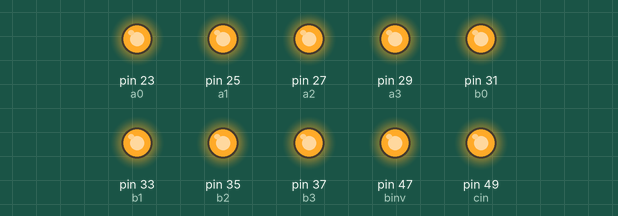
Recording of a sketch running on a simulated Arduino Mega 2560, built with avr-gcc and run on an emulated ATmega2560. Parts: output pins drawn as LEDs (lit = HIGH). Pins used as bus, display or sensor lines are not drawn.

Above: at 0.1 s.
Timing chart, 0 to 1.6 s (numbered marks = the images above):
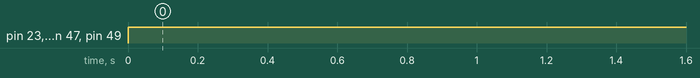

The sketch:

allOn.ino
```cpp
int s0 = 43;
int s1 = 45;
int binv = 47;
int cin = 49;

int a0 = 23;
int a1 = 25;
int a2 = 27;
int a3 = 29;

int b0 = 31;
int b1 = 33;
int b2 = 35;
int b3 = 37;

int del = 700;


void setup() {
  Serial.begin(9600);
  pinMode(s0, OUTPUT);
  pinMode(s1, OUTPUT);
  pinMode(binv, OUTPUT);
  pinMode(cin, OUTPUT);
  pinMode(a0, OUTPUT);
  pinMode(a1, OUTPUT);
  pinMode(a2, OUTPUT);
  pinMode(a3, OUTPUT);
  pinMode(b0, OUTPUT);
  pinMode(b1, OUTPUT);
  pinMode(b2, OUTPUT);
  pinMode(b3, OUTPUT);
}

void loop() {
  digitalWrite(s0, HIGH);
  digitalWrite(s1, HIGH);
  digitalWrite(binv, HIGH);
  digitalWrite(cin, HIGH);
digitalWrite(a0, HIGH);
digitalWrite(a1, HIGH);
digitalWrite(a2, HIGH);
digitalWrite(a3, HIGH);
digitalWrite(b0, HIGH);
digitalWrite(b1, HIGH);
digitalWrite(b2, HIGH);
digitalWrite(b3, HIGH);


}
```

Measured:
- by itself, pin 23 (a0), pin 25 (a1), pin 27 (a2), pin 29 (a3), pin 31 (b0), pin 33 (b1), pin 35 (b2), pin 37 (b3), pin 47 (binv), pin 49 (cin): LOW → HIGH at 0.00 s
